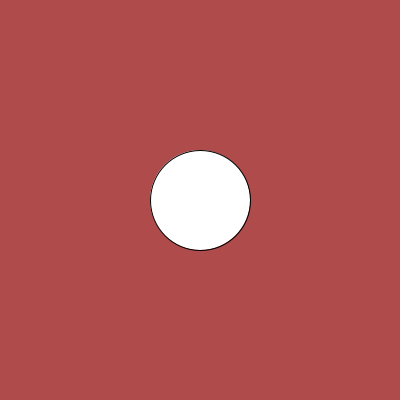
Frame 1 (no input)
Frame 60 (the mouse pressed at the canvas centre just before this capture): identical to frame 1, image omitted
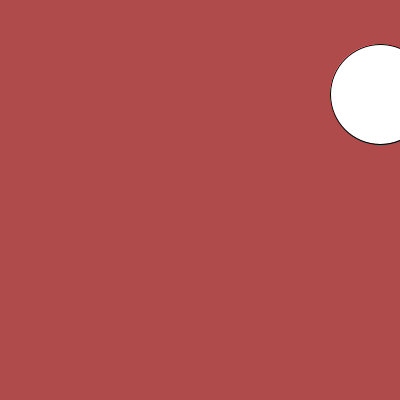
Frame 120 (the mouse held since frame 60 and released just before this capture)

The Processing sketch that drew these frames (run headless with seeded random() and noise(); from frame 60 on, the mouse is pressed at the canvas centre):

// Processing sketch: SlipperyDot
// ── SlipperyDot.pde
      int x;
      int y;
      int dotSize; 
      boolean release = true;
      // 4. create three integer variables to  
    //    represent the x, y, and the size of the ellipse
    
    
    void setup() {
      //1. set the size of your sketch
      size(400,400);
      dotSize=min(width,height)/4;
      x=width/2;
      y=height/2;
    }
    
    void draw() {

      //2. set the background color of your sketch
      background(175,75,75);
      //3. draw an ellipse. Make sure it fits in the window.
      ellipse(x,y,dotSize,dotSize);
      //5. use the variables created in step 4 in place of the numbers
      //   in your ellipse
      if(mousePressed && release){
        mousePressed();
        release = false;
      } else if(!mousePressed)
      {
        release = true;
      }
    
    }
    
    void mousePressed() {
      //6a. create an integer variable called distance
      int distance;
      //6b. use the getDistance method to initialize your varible
      //    use the mouse's x and y and the x and y of your ellipse 
     distance = getDistance(x,y,mouseX,mouseY);
      //7. print the distance variable
    println(distance);
      
      //8a. make an if statement to check if the distance variable
      //   is within the size of the ellipse
      if(distance < dotSize/2)
      {
        println("Inside ellipse.");
      }
      
      
        //8b.  set the x and y of the ellipse to a random location on the window
        background(175,75,75);
       x = (int)random(width);
       y = (int)random(height);
      
    }
    
    int getDistance(int x1, int y1, int x2, int y2) {
      return (int)Math.sqrt(Math.pow((x1-x2),2) + Math.pow((y1-y2),2));
    }
